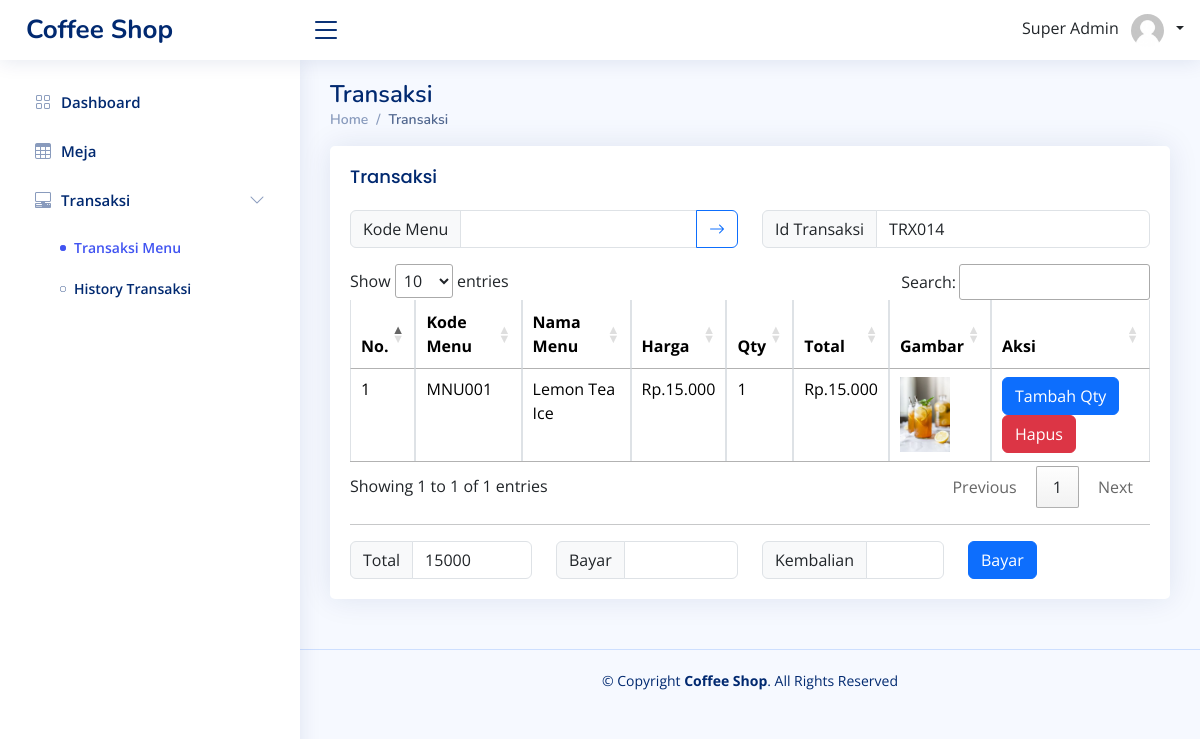
The app's page /index_kasir.php?page=transaksi (signed in) with its own data.
### tables this page shows
CREATE TABLE `tkeranjang` (
  `id` int(11) NOT NULL,
  `id_transaksi` varchar(255) NOT NULL,
  `kode_menu` varchar(255) NOT NULL,
  `qty` int(11) NOT NULL,
  `total` int(11) NOT NULL
);

CREATE TABLE `t_menu` (
  `id_menu` int(11) NOT NULL,
  `kode_menu` varchar(255) NOT NULL,
  `gambar` varchar(255) NOT NULL,
  `nama_menu` varchar(255) NOT NULL,
  `id_kategori` int(11) NOT NULL,
  `deskripsi` text NOT NULL,
  `stock` int(11) NOT NULL,
  `harga` int(11) NOT NULL
);

### function/view-query.php (called while the page is built, shortened)
<?php
function getKeranjang($idTransaksi, $kodeMenu = null)
{
    $conn = connection();
    if ($kodeMenu) {
        $query = "SELECT * FROM tkeranjang JOIN t_menu ON tkeranjang.kode_menu = t_menu.kode_menu WHERE tkeranjang.kode_menu = '$kodeMenu' AND tkeranjang.id_transaksi = '$idTransaksi'";
    } else {
        $query = "SELECT tkeranjang.*, t_menu.nama_menu, t_menu.harga, t_menu.gambar FROM tkeranjang JOIN t_menu ON tkeranjang.kode_menu = t_menu.kode_menu WHERE tkeranjang.id_transaksi = '$idTransaksi'";
    }
    $result = mysqli_query($conn, $query);
    return $result;
}

### pages-kasir/transaksi/index_kasir.php (the view, shortened to what this page needs)
<?php
include('function/view-query.php');
$idTransaksi = genereteCodeTransaksi();
$keranjang = getKeranjang($idTransaksi);
$kodeMenu = '';
$total = 0;
foreach ($keranjang as $key => $value) {
    $total += $value['total'];
}
if ($total < 0 || $total == 0) {
    $disabled = 'disabled';
} else {
    $disabled = '';
}
?>
<main id="main" class="main">
    <div class="pagetitle">
        <h1>Transaksi</h1>
        <nav>
            <ol class="breadcrumb">
                <li class="breadcrumb-item"><a href="index.html">Home</a></li>
                <li class="breadcrumb-item active">Transaksi</li>
            </ol>
        </nav>
    </div>
    <section class="section">
        <div class="row">
            <div class="col-lg-12">
                <div class="card">
                    <div class="card-body">
                        <h5 class="card-title">Transaksi</h5>
                        <div class="row mb-3">
                            <div class="col-lg-6">
                                <div class="input-group">
                                    <label class="input-group-text">Kode Menu</label>
                                    <input type="text" class="form-control" value="<?= $kodeMenu ?>" readonly>
                                    <button class="btn btn-outline-primary" type="button" title="Pilih Menu" data-bs-toggle="modal" data-bs-target="#modalMenu">
                                        <i class="bi bi-arrow-right"></i>
                                    </button>
                                </div>
                            </div>
                            <div class="col-lg-6">
                                <div class="input-group">
                                    <label class="input-group-text">Id Transaksi</label>
                                    <input type="text" class="form-control" id="id_transaksi" value="<?= $idTransaksi ?>" readonly>
                                </div>
                            </div>
                        </div>
                        <table class="table table-bordered" id="table-menu">
                            <thead>
                                <tr>
                                    <th>No.</th>
                                    <th>Kode Menu</th>
                                    <th>Nama Menu</th>
                                    <th>Harga</th>
                                    <th>Qty</th>
                                    <th>Total</th>
                                    <th>Gambar</th>
                                    <th>Aksi</th>
                                </tr>
                            </thead>
                            <tbody>
                                <?php
                                if (empty($keranjang)) { ?>
                                    <tr>
                                        <td colspan="8" class="text-center">Tidak ada data</td>
                                    </tr>
                                    <?php } else {
                                    foreach ($keranjang as $key => $value) { ?>
                                        <tr>
                                            <td><?= $key + 1 ?></td>
                                            <td><?= $value['kode_menu'] ?></td>
                                            <td><?= $value['nama_menu'] ?></td>
                                            <td>Rp.<?= number_format($value['harga'], 0, ',', '.') ?></td>
                                            <td><?= $value['qty'] ?></td>
                                            <td>Rp.<?= number_format($value['total'], 0, ',', '.') ?></td>
                                            <td>
                                                <img src="public/img/product/<?= $value['gambar'] ?>" width="50px">
                                            </td>
                                            <td>
                                                <button type="button" class="btn btn-primary" onclick="modalQty(<?= $value['id'] ?>)">
                                                    Tambah Qty
                                                </button>
                                                <a href="logic/keranjang/delete.php?id=<?= $value['id'] ?>" onclick="javascript:return confirm('Hapus Data Keranjang ?');">
                                                    <button type="button" class="btn btn-danger">
                                                        Hapus
                                                    </button>
                                                </a>
                                            </td>
                                        </tr>
                                <?php }
                                }
                                ?>
                            </tbody>
                        </table>
                        <hr>
                        <div class="row">
                            <div class="col-lg-3">
                                <div class="input-group">
                                    <label class="input-group-text">Total</label>
                                    <input type="text" class="form-control" id="total" value="<?= $total ?>" readonly>
                                </div>
                            </div>
                            <div class="col-lg-3">
                                <div class="input-group">
                                    <label class="input-group-text">Bayar</label>
                                    <input type="text" class="form-control" id="bayar" onkeyup="kembalian()" oninput="this.value = this.value.replace(/[^0-9.]/g, '').replace(/(\..*)\./g, '$1');">
                                </div>
                            </div>
                            <div class="col-lg-3">
                                <div class="input-group">
                                    <label class="input-group-text">Kembalian</label>
                                    <input type="text" class="form-control" id="kembalian" readonly>
                                </div>
                            </div>
                            <div class="col-lg-3">
                                <div class="input-group">
                                    <button class="btn btn-primary" type="button" onclick="bayar()" <?= $disabled ?>>Bayar</button>
                                </div>
                            </div>
                        </div>
                    </div>
                </div>
            </div>
        </div>
    </section>
</main>

### assets/css/style.css (style rules this page uses)
:root { scroll-behavior: smooth; }
body { font-family: "Open Sans", sans-serif; background: #f6f9ff; color: #444444; }
a { color: #4154f1; text-decoration: none; }
h1, h2, h3, h4, h5, h6 { font-family: "Nunito", sans-serif; }
#main { margin-top: 60px; padding: 20px 30px; transition: all 0.3s; }
.pagetitle { margin-bottom: 10px; }
.pagetitle h1 { font-size: 24px; margin-bottom: 0; font-weight: 600; color: #012970; }
.card { margin-bottom: 30px; border: none; border-radius: 5px; box-shadow: 0px 0 30px rgba(1, 41, 112, 0.1); }
.card-title { padding: 20px 0 15px 0; font-size: 18px; font-weight: 500; color: #012970; font-family: "Poppins", sans-serif; }
.card-body { padding: 0 20px 20px 20px; }
.breadcrumb { font-size: 14px; font-family: "Nunito", sans-serif; color: #899bbd; font-weight: 600; }
.breadcrumb a { color: #899bbd; transition: 0.3s; }
.breadcrumb .breadcrumb-item::before { color: #899bbd; }
.breadcrumb .active { color: #51678f; font-weight: 600; }
@media (min-width: 1200px) { #main, #footer { margin-left: 300px; } }

### records on screen
tkeranjang: kode_menu "MNU001", t_menu.nama_menu "Lemon Tea Ice", t_menu.harga "15.000", qty "1", total "15.000", t_menu.gambar (picture)

### other values on screen
$_SESSION['nama_user'] "Super Admin"
